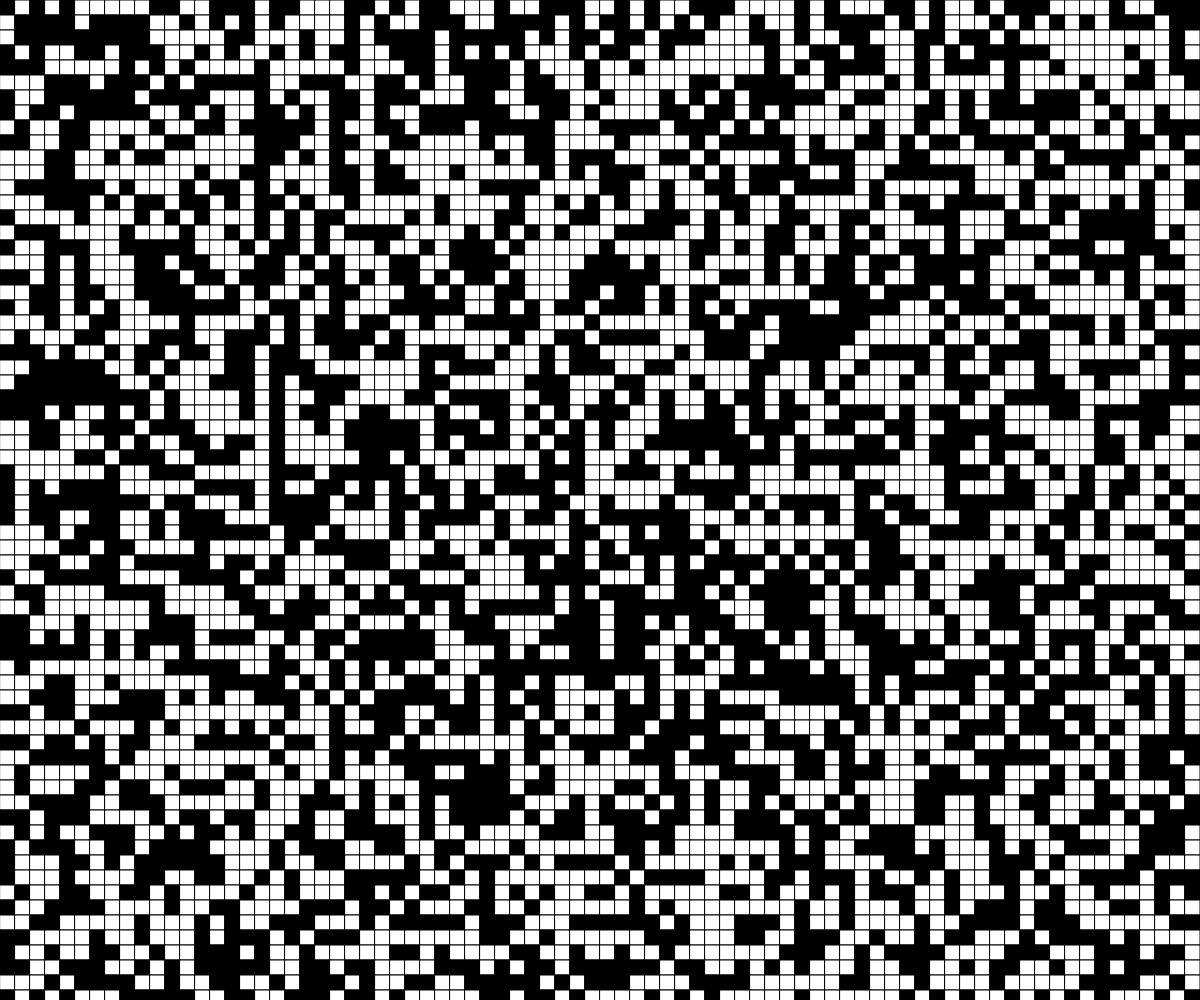
Frame 1 (no input)
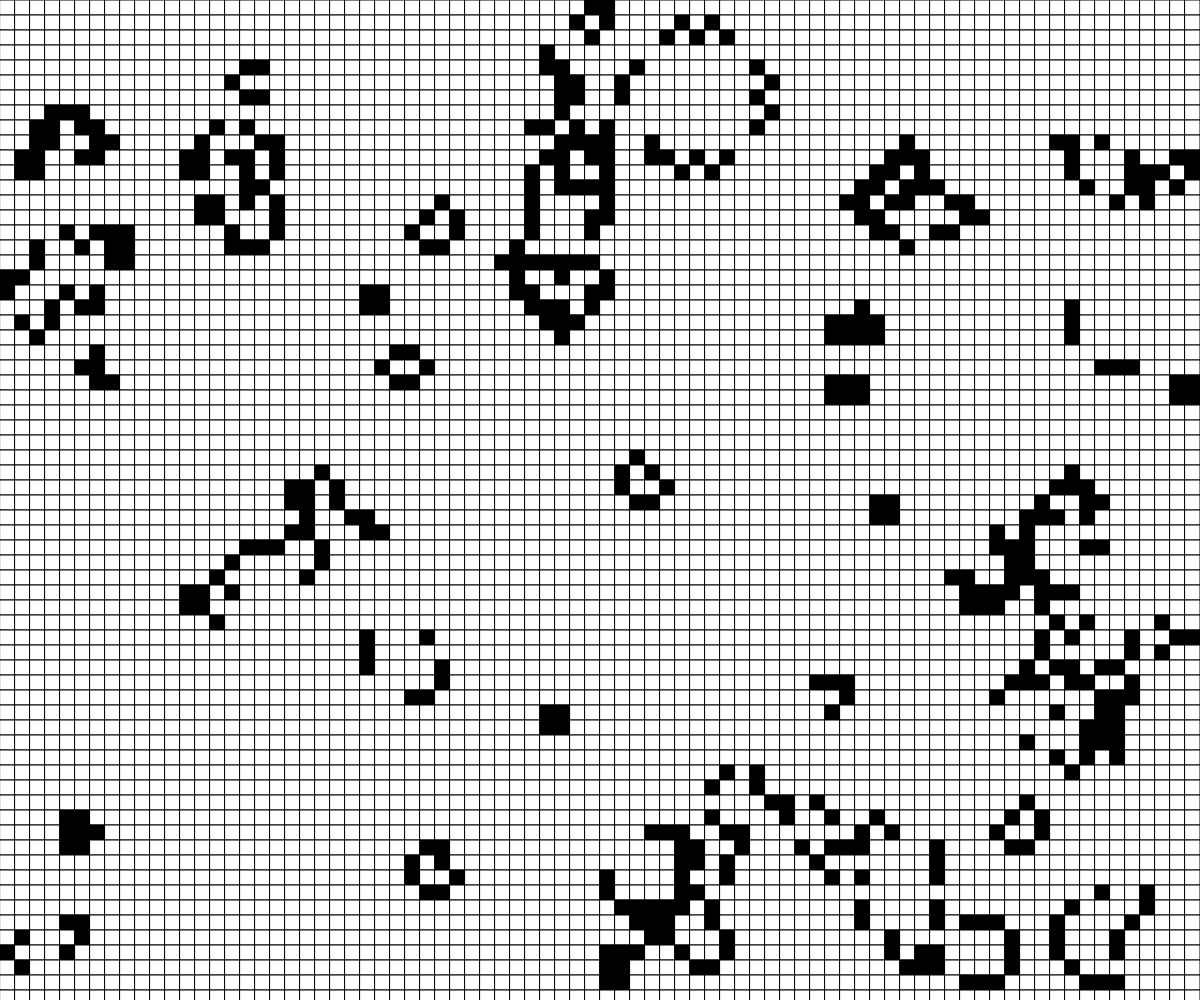
Frame 60 (no input)
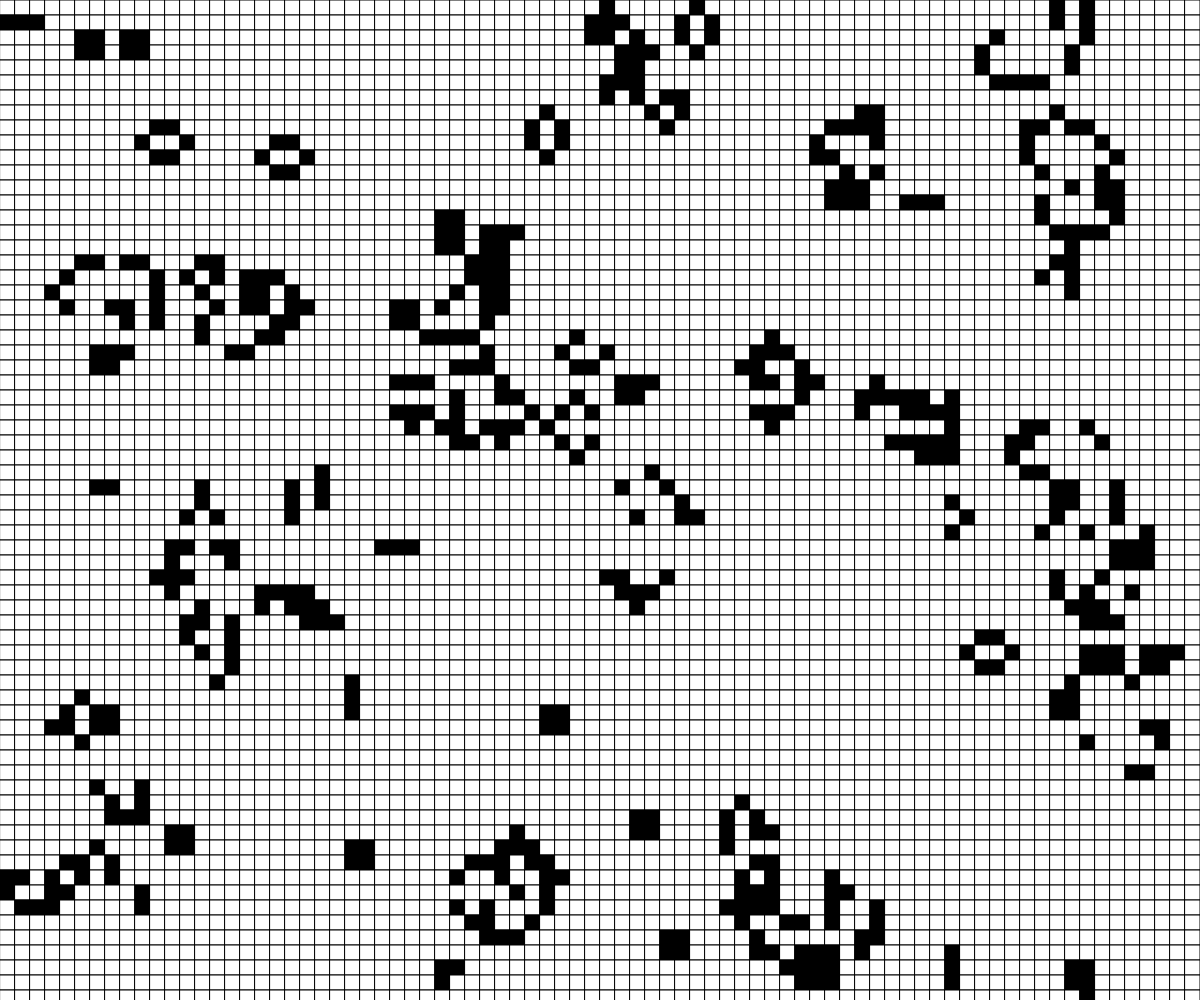
Frame 120 (the mouse pressed at the canvas centre since frame 60)

The p5.js sketch that drew these frames (run headless with seeded random() and noise() and a simulated clock; from frame 60 on, the mouse is pressed at the canvas centre):

// p5.js sketch
// ── sketch.js
/**
 * State
 */

// create game of life instance container
let game;

/**
 * p5.js setup function.
 */
function setup()
{
    // create drawing canvas
    createCanvas(windowWidth, windowHeight);

    // create game of life instance
	game = new GameOfLife(15);
}

/**
 * p5.js loop.
 */
function draw()
{
    // paint background
    background(255);

    // draw game state
    game.draw();

    // update game state
	game.update();
}
// ── gameoflife.js
/**
 * Game of life automata abstraction.
 */

class GameOfLife
{
    /**
     * Constructor.
     *
     * Args:
     *  resolution(number): grid tile resolution in pixels
     *
     * Returns:
     *  undefined.
     */
    constructor(resolution)
    {
        // store components
        this.resolution = resolution;
        this.rows = windowHeight / this.resolution;
		this.columns = windowWidth / this.resolution;
        this.cells = []

        // start game of life
		this.start();
	}

    /**
     * I setup my initial state.
     *
     * Returns:
     *  undefined.
     */
    start()
    {
        // for each row in grid
        for (let i=0; i<this.rows; i++)
        {
            // initialize new row container
            let row = [];

            // for each column in row
            for (let j=0; j<this.columns; j++)
            {
                // randomize life presence
				row.push(random() > 0.5 ? true : false);
            }

            // insert created row in grid
			this.cells.push(row);
		}
	}

    /**
     * I draw my state representation.
     *
     * Returns:
     *  undefined.
     */
    draw()
    {
        // for each row in grid
        for (let i=0; i<this.rows; i++)
        {
            // for each column in row
            for (let j=0; j<this.columns; j++)
            {
                // cell has life: set color to black
                this.cells[i][j] ? fill(0) : fill(255);

                // draw cell borders
				rect(j*this.resolution, i*this.resolution, this.resolution, this.resolution);
			}
		}
	}

    /**
     * I compute how many surrounding with life a given position has.
     *
     * Args:
     *  x(number): cell x coordinate
     *  y(number): cell y coordinate
     *
     * Returns:
     *  around(number): number of surrounding cells with life
     */
    neighboors(x, y)
    {
        // start neighboors with life counter
        let around = 0;

        // for each 8-neighborhood of position
        for (let i=max(0, x-1); i<=min(this.rows-1, x+1); i++)
        {
            for (let j=max(0, y-1); j<=min(this.columns, y+1); j++)
            {
                // neighboor position has life: increment counter
                if (!(i===x && j===y) && this.cells[i][j])
                {
					around++;
				}
			}
        }

        // return amount of surrounding with life
		return around;
	}

    /**
     * I update my state.
     *
     * Returns:
     *  undefined.
     */
    update()
    {
        // create next state container
        let next = [];

        // for each row in grid
        for(let i=0; i<this.rows; i++)
        {
            // start updated row container
            let row = [];

            // for each column in row
            for(let j=0; j<this.columns; j++)
            {
                // get amount of surrounding cells with life
				const around = this.neighboors(i, j);

				// cell is dead and has exactly three neighboors: create life
                if(!this.cells[i][j] && (around === 3))
                {
					row.push(true);
				}

				// cell is alive and has two or three neighboors: cell survives
                else if(this.cells[i][j] && (around >= 2 && around <= 3))
                {
					row.push(this.cells[i][j]);
				}

				// otherwise: cell dies
                else
                {
					row.push(false);
				}
            }

            // add row to next state
			next.push(row);
        }

        // update state
		this.cells = next;
	}
}
